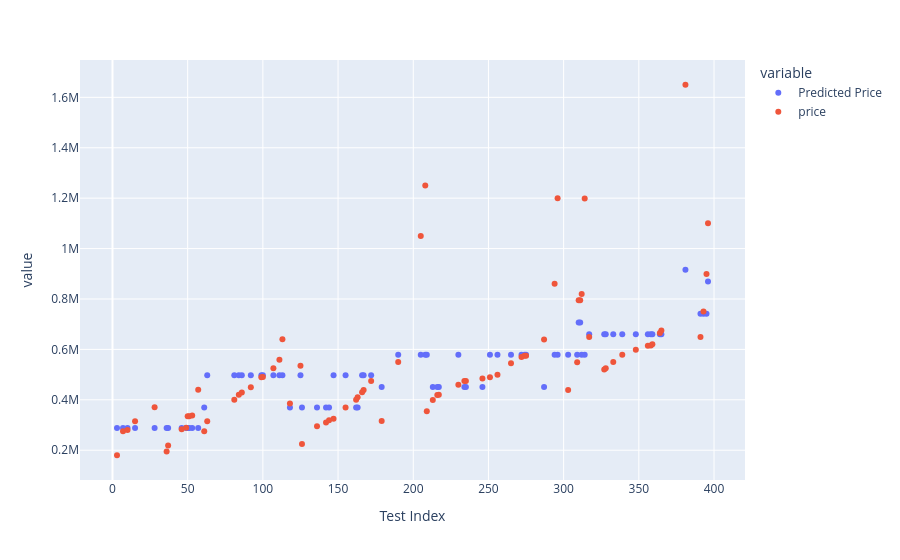

Source (notebook cell):
### Markdown cell above
The **R-squared** is a coeficient between 0 and 1 that determine the quality of the model prediction. This number indicates the percentage of variance in the dependent variable that the independent variables explain. 0 means that the model's prediction is not explained at all by the independent variables, while 1 means that the model's prediction is 100% explained by the independent variables.

### Code cell
# Create a chart to check the differences between what has been predicted and the real values
y_test_fig_df = pd.DataFrame(y_test)
linear_prediction_fig_df = pd.DataFrame(linear_predictions)
linear_prediction_fig_df.columns = ['Predicted Price']
linear_prediction_fig_df['Test Index'] = y_test_fig_df.index
linear_prediction_fig_df.set_index('Test Index', inplace=True)
linear_fig_df = linear_prediction_fig_df.join(y_test_fig_df)
linear_fig = px.scatter(linear_fig_df)
linear_fig.show()
